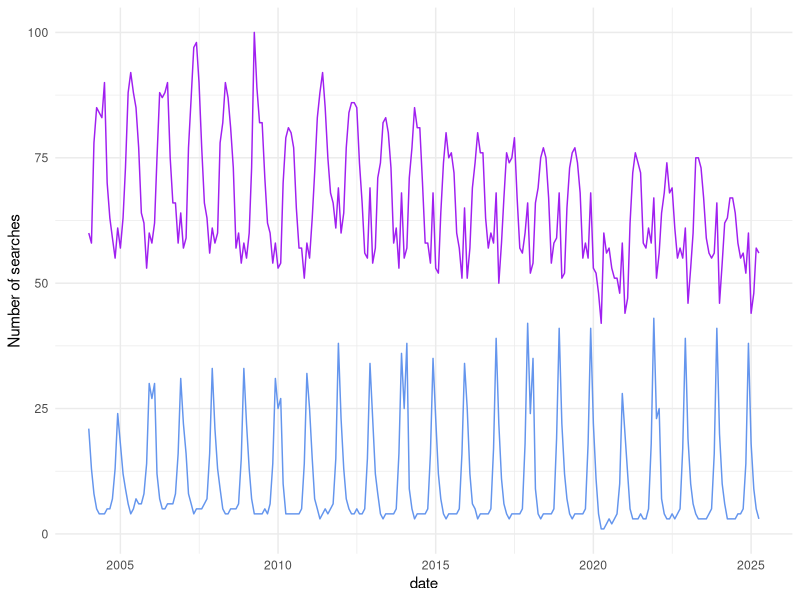
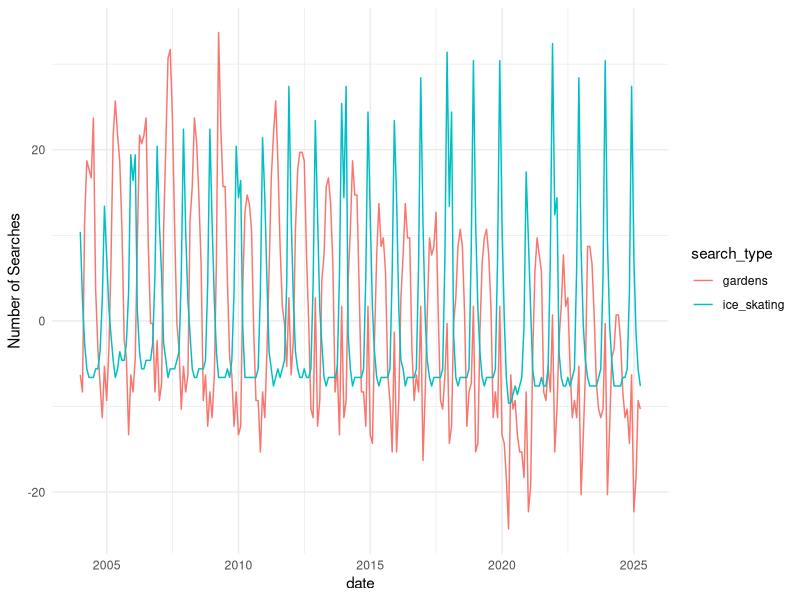
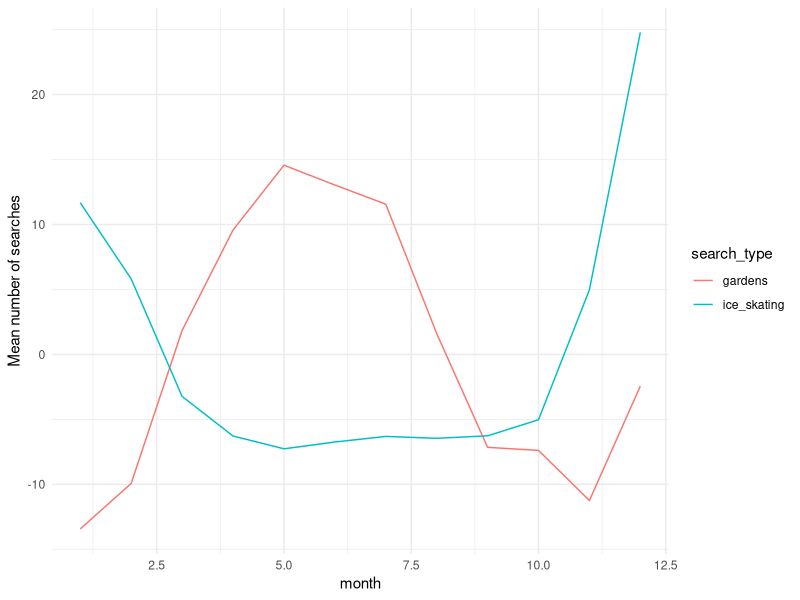
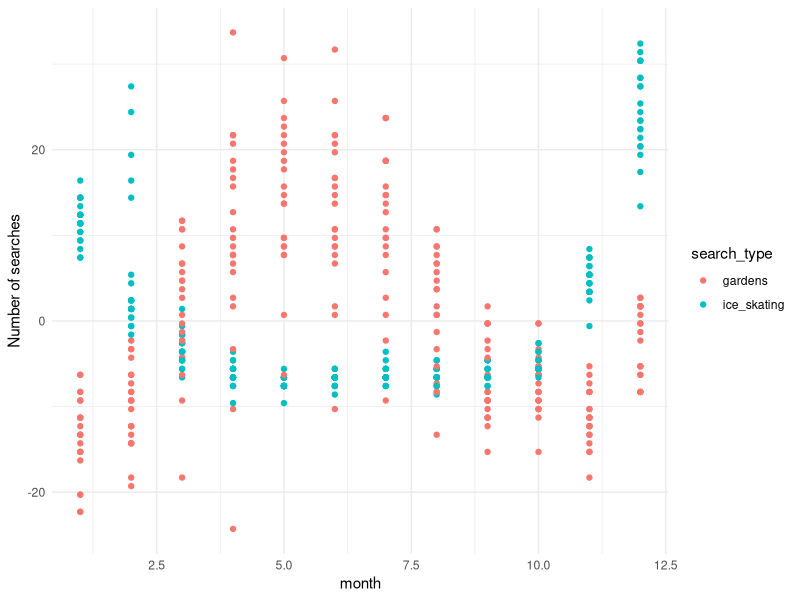

Write the R code that produced these figures, in order.
## ---- chunk 1
library(tidyverse)
## ---- chunk 2
#read in data, assign to a meaningful object name 
search_data <- read_csv("../data/GoogleTrends_timeline.csv", col_names = TRUE)  #this creates an object that is called a dataframe in R. Data frames, like matrices or data tables, have one column per variable and one row per observation. Unlike matrices or data tables, dataframes can store data of various different types together - for example, numbers, integers, character strings (words), or factors. this dataframe has two columns classified as numeric, and one classified as character.}
## ---- chunk 3
# tidy dataframe 
search_data_tidy <- search_data %>%    
  separate(Month, into = c("year", "month"), sep = "-", remove = FALSE) %>% #separate column into year and month   
  rename("gardens" = `gardens: (United States)`, "ice_skating" = `ice skating: (United States)`, "date" = Month) %>%  #give columns shorter names   
  mutate(date = ym(date)) #change the date column to year-month format}
## ---- chunk 4
search_data_tidy %>% #use the search_data_tidy data frame   
  ggplot() + #start a plotting environment   
  geom_line(aes(x = date, y = gardens), color = "purple") + #add a layer with the number of garden searches in each month and year   
  geom_line(aes(x = date, y = ice_skating), color = "cornflowerblue") + #add a layer with the number of ice skating searches in each month and year   
  theme_minimal() + #change the look and feel of the plot   
  ylab("Number of searches")
## ---- chunk 5
# pivot the data frame from wide to long and normalize data
search_data_long <- search_data_tidy %>%
  pivot_longer(gardens:ice_skating,
               names_to = "search_type",
               values_to = "nSearches") %>%          
  group_by(search_type) %>%
  mutate(nSearches = nSearches - mean(nSearches)) %>%
  ungroup() #always ungroup your dataframe once you're done
## ---- chunk 6
search_data_long %>% #use search_data_long as the input   
  ggplot() + #create a plotting environment   
  geom_line(aes(x = date, y=nSearches, color = search_type)) + #create a new layer with number of searches by date, with color groups for each search type   
  theme_minimal() + #make the plot prettier   
  ylab("Number of Searches") #make a more descriptive y axis label
## ---- chunk 7
#summarize searches in each month and assign to a meaningful variable name 
searches_by_month <- search_data_long %>% #use search_data_long as the input   
  group_by(search_type,month) %>% #group by month and search type   
  summarise(mean_searches = mean(nSearches)) %>% #calculate the (normalized) mean number of searches in each group   
  ungroup() #always ungroup    

#find the months with the highest number of searches and assign to a meaningful variable name 
max_searches <- searches_by_month %>% #use searches_by_month as the input   
  group_by(search_type) %>% #group by search type   
  slice_max(mean_searches) %>% #get the row with the maximum number of searches for each    group   
  ungroup() #always ungroup

max_searches
## ---- chunk 8
searches_by_month %>% #use searches_by_month as input data   
  ggplot() + #open a ggplot environment   
  geom_line(aes(x = as.numeric(month), y = mean_searches, color = search_type)) + #add a layer with a line for number of searches in each month, grouped by search type   
  theme_minimal() + #make it prettier   
  xlab("month") + #add a more descriptive x axis label   
  ylab("Mean number of searches") #add a more descriptive y axis label}
## ---- chunk 9
search_data_long %>%  #use search_data_long as input data   
  ggplot() + #open a ggplot environment   
  geom_point(aes(x = as.numeric(month), y = nSearches, color = search_type)) + #add a layer with a point for number of searches in each month, grouped by search type   
  theme_minimal() + #make it prettier   
  xlab("month") + #add a more descriptive x axis label   
  ylab("Number of searches") #add a more descriptive y axis label}
## ---- chunk 10
#filter data and assign it a meaningful variable name 
maxmin_gardens <- search_data_long %>% #use search_data_long as the input   
  filter(month %in% c("05","01")) %>% #include only the months with max and min nSearches   
  filter(search_type == "gardens") #include only the "gardens" search term   

#filter data and assign it a meaningful variable name 
maxmin_iceskate <- search_data_long %>% #use search_data_long as the input   
  filter(month %in% c("05","01")) %>% #include only the months with max and min nSearches   
  filter(search_type == "ice_skating") #include only the "gardens" search term}
## ---- chunk 11
#run an ANOVA and assign it a meaningful variable name 
gardens_anova <- aov(formula = nSearches ~ month, data = maxmin_gardens) #y variable is nSearches, x variable is month, using the maxmin_gardens dataset  summary(gardens_anova)}
## ---- chunk 12
summary(gardens_anova)
## ---- chunk 13
#run an ANOVA and assign it a meaningful variable name 
iceskate_anova <- aov(formula = nSearches ~ month, data = maxmin_iceskate) #y variable is nSearches, x variable is month, using the maxmin_iceskate dataset  summary(iceskate_anova)}
## ---- chunk 14
summary(iceskate_anova)
## ---- chunk 15

